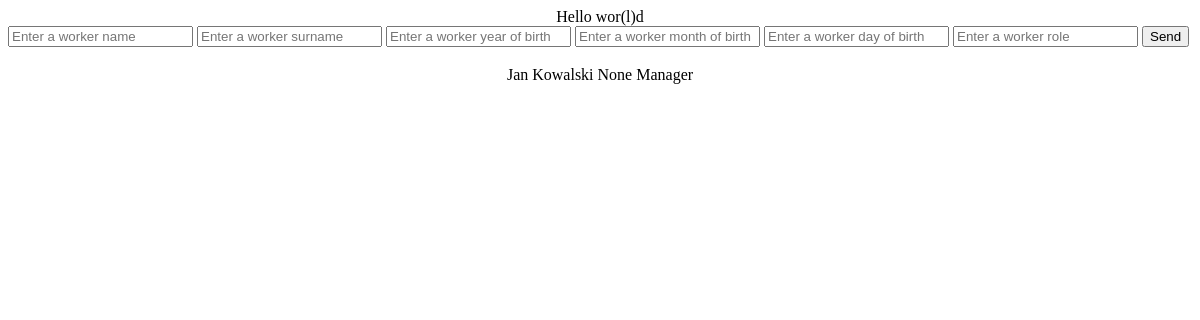
The app's page /, older data.
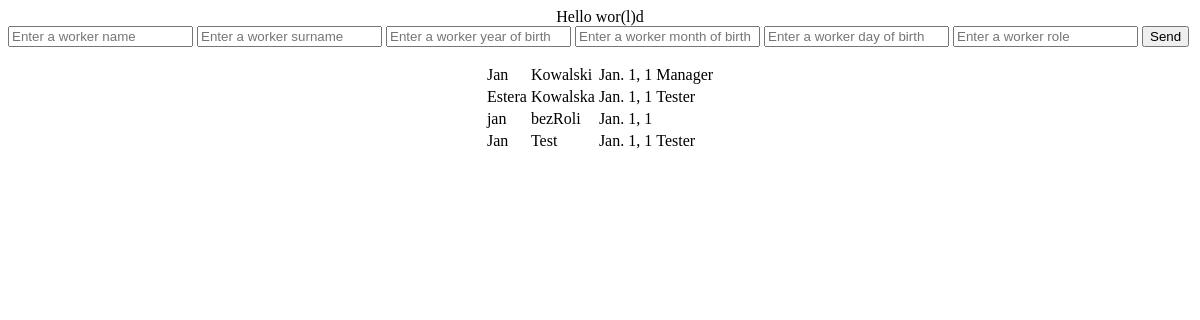
The same page, newer data.
### Site/models.py (models this page shows)
class Workers(models.Model):
    ID = models.AutoField(primary_key=True)
    Name = models.TextField(default="",null=True)
    Surname = models.TextField(default="",null=True)
    Birthdate = models.DateField(auto_now=False, auto_now_add=False,null=True)
    Login = models.CharField(max_length=32,null=True)
    Password = models.CharField(max_length=32,null=False,default="")
    Email_addres = models.EmailField(max_length=50,null=True)
    ID_Workers_Role = models.ForeignKey("Workers_Role", default=None, null=True, on_delete=models.SET_NULL)

class Workers_Role(models.Model):
    ID = models.AutoField(primary_key=True)
    Name = models.TextField(default="",unique=True)

### Site/views.py (the view, shortened to what this page needs)
# urls.py: path('', views.home_page, name='home'),
def home_page(request):
    if_create=False
    workers = Workers.objects.all()# tabele się łączą automatycznie jeśli mają powiązanie,
    return render(request,'home.html', {'workers':workers})

### Site/templates/home.html (shortened to what this page needs)
<html>
    <body>
        <center>
            Hello wor(l)d
        </center>
        <form method="POST">
            <input name="worker_name" id="id_worker_name" placeholder="Enter a worker name"/>
            <input name="worker_surname" id="id_worker_surname" placeholder="Enter a worker surname"/>
            <input name="worker_year_of_birth" id="id_worker_year_of_birth" placeholder="Enter a worker year of birth"/>
            <input name="worker_month_of_birth" id="id_worker_month_of_birth" placeholder="Enter a worker month of birth"/>
            <input name="worker_day_of_birth" id="id_worker_day_of_birth" placeholder="Enter a worker day of birth"/>
            <input name="worker_role" id="id_worker_role" placeholder="Enter a worker role"/>
            <button>Send</button>
        </form>
            <center>
            <table id="id_table">
                {% for w in workers%}
                <tr><td>{{w.Name}}</td> <td>{{w.Surname}}</td> <td> {{w.Birthdate}}</td> <td> {{w.ID_Workers_Role.Name}}</td></tr>
                {% endfor %}
            </table>
        </center>
    </body>
</html>

Row changes from the older to the newer data that the page shows:
changed Workers "Kowalski": Birthdate "None" → "Jan. 1, 1"
added Workers: Name "Estera", Surname "Kowalska", Birthdate "Jan. 1, 1", ID_Workers_Role.Name "Tester"
added Workers: Name "jan", Surname "bezRoli", Birthdate "Jan. 1, 1"
added Workers: Name "Jan", Surname "Test", Birthdate "Jan. 1, 1", ID_Workers_Role.Name "Tester"
